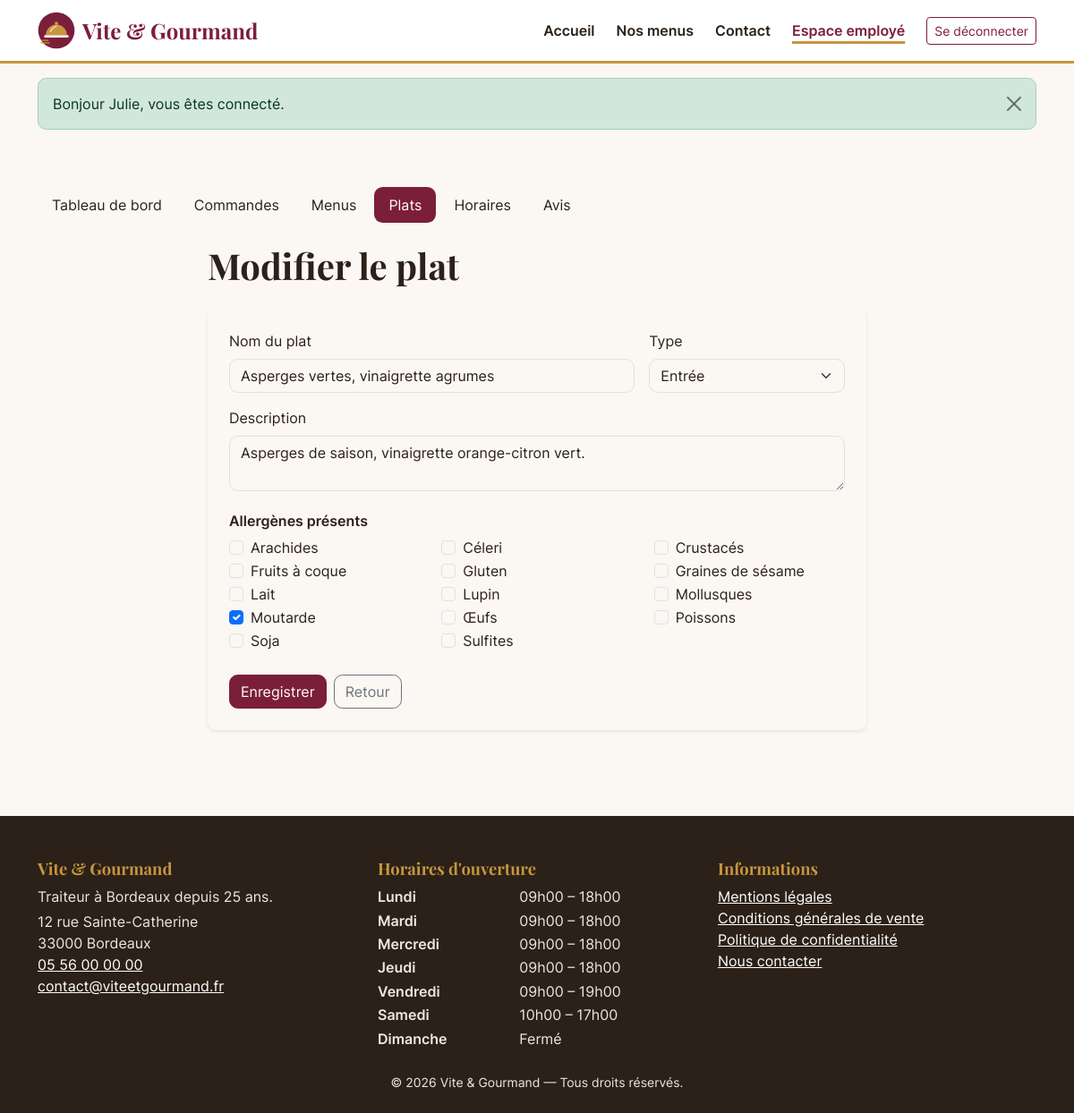
/gestion/plats/5/modifier (signed in), run on the app's committed database.
### tables this page shows
CREATE TABLE plat (
    plat_id     INT UNSIGNED NOT NULL AUTO_INCREMENT,
    titre_plat  VARCHAR(120) NOT NULL,
    type_plat   ENUM('entree','plat','dessert') NOT NULL,
    description VARCHAR(500) NULL,
    PRIMARY KEY (plat_id),
    KEY idx_plat_type (type_plat)
);

CREATE TABLE allergene (
    allergene_id INT UNSIGNED NOT NULL AUTO_INCREMENT,
    libelle      VARCHAR(60)  NOT NULL,
    PRIMARY KEY (allergene_id),
    UNIQUE KEY uq_allergene_libelle (libelle)
);

CREATE TABLE horaire (
    horaire_id      INT UNSIGNED NOT NULL AUTO_INCREMENT,
    jour            ENUM('Lundi','Mardi','Mercredi','Jeudi','Vendredi','Samedi','Dimanche') NOT NULL,
    heure_ouverture TIME NULL,
    heure_fermeture TIME NULL,
    ferme           TINYINT(1) NOT NULL DEFAULT 0,
    PRIMARY KEY (horaire_id),
    UNIQUE KEY uq_horaire_jour (jour)
);

### src/Core/View.php (called while the page is built, shortened)
<?php
final class View
{
    public static function render(string $template, array $data = [], ?string $layout = 'layouts/main'): string
    {
        $content = self::capture($template, $data);
        return self::capture($layout, array_merge($data, ['content' => $content]));
    }
    public static function capture(string $template, array $data = []): string
    {
        $file = BASE_PATH . '/views/' . $template . '.php';
        extract($data, EXTR_SKIP);
        require $file;
        return (string) ob_get_clean();
    }
}

### src/Controllers/Gestion/PlatController.php (called while the page is built, shortened)
<?php
final class PlatController
{
    public function edit(int $id): void
    {
        $this->form(PlatRepository::find($id) ?? abort(404));
    }
    private function form(?array $plat): void
    {
        view('gestion/plats/form', [
            'title'      => $plat ? 'Modifier le plat' : 'Nouveau plat',
            'plat'       => $plat,
            'allergenes' => ReferenceRepository::allergenes(),
            'selected'   => $plat ? PlatRepository::allergenIds((int) $plat['plat_id']) : [],
        ]);
    }
}

### public/index.php (called while the page is built, shortened)
<?php
$router = new Router();
$router->dispatch($_SERVER['REQUEST_METHOD'] ?? 'GET', $_SERVER['REQUEST_URI'] ?? '/');

### src/Core/Database.php (called while the page is built, shortened)
<?php
final class Database
{
    private static ?PDO $pdo = null;
    public static function pdo(): PDO
    {
        if (self::$pdo === null) {
            $dsn = sprintf(
                'mysql:host=%s;port=%s;dbname=%s;charset=utf8mb4',
                Env::get('DB_HOST', '127.0.0.1'),
                Env::get('DB_PORT', '3306'),
                Env::get('DB_NAME', 'vite_gourmand')
            );
            $options = [
                PDO::ATTR_ERRMODE            => PDO::ERRMODE_EXCEPTION,
                PDO::ATTR_DEFAULT_FETCH_MODE => PDO::FETCH_ASSOC,
                PDO::ATTR_EMULATE_PREPARES   => false,
            ];
            self::$pdo = new PDO($dsn, Env::get('DB_USER', 'root'), Env::get('DB_PASSWORD', ''), $options);
            self::$pdo->exec("SET time_zone = '" . (new \DateTime())->format('P') . "'");
        }
        return self::$pdo;
    }
    public static function run(string $sql, array $params = []): \PDOStatement
    {
        $stmt = self::pdo()->prepare($sql);
        $stmt->execute($params);
        return $stmt;
    }
    public static function fetch(string $sql, array $params = []): ?array
    {
        $row = self::run($sql, $params)->fetch();
        return $row === false ? null : $row;
    }
    public static function fetchAll(string $sql, array $params = []): array
    {
        return self::run($sql, $params)->fetchAll();
    }
}

### src/Repositories/PlatRepository.php (called while the page is built, shortened)
<?php
final class PlatRepository
{
    public static function find(int $id): ?array
    {
        return Database::fetch('SELECT * FROM plat WHERE plat_id = :id', ['id' => $id]);
    }
}

### src/Core/Session.php (called while the page is built, shortened)
<?php
final class Session
{
    public static function pullOld(): array
    {
        $old = $_SESSION['_old'] ?? [];
        return $old;
    }
    public static function pullErrors(): array
    {
        $errors = $_SESSION['_errors'] ?? [];
        return $errors;
    }
}

### src/Repositories/ReferenceRepository.php (called while the page is built, shortened)
<?php
final class ReferenceRepository
{
    public static function allergenes(): array
    {
        return Database::fetchAll('SELECT allergene_id, libelle FROM allergene ORDER BY libelle');
    }
}

### src/Repositories/HoraireRepository.php (called while the page is built, shortened)
<?php
final class HoraireRepository
{
    private static ?array $cache = null;
    public static function all(): array
    {
        if (self::$cache === null) {
            try {
                self::$cache = Database::fetchAll(
                    "SELECT * FROM horaire
                     ORDER BY FIELD(jour, 'Lundi','Mardi','Mercredi','Jeudi','Vendredi','Samedi','Dimanche')"
                );
            } catch (\Throwable $e) {
                log_error('Horaires indisponibles : ' . $e->getMessage());
                self::$cache = [];
            }
        }
        return self::$cache;
    }
}

### views/gestion/plats/form.php (the view, shortened to what this page needs)
<?php
$p = $plat ?? [];
$val = static fn (string $k): string => old($k, (string) ($p[$k] ?? ''));
$checked = old_array('allergenes', $selected);
$action = $plat ? '/gestion/plats/' . (int) $plat['plat_id'] . '/modifier' : '/gestion/plats/nouveau';
?>
<div class="container py-5">
    <?php require BASE_PATH . '/views/gestion/_nav.php'; ?>
    <div class="row justify-content-center">
        <div class="col-lg-8">
            <h1 class="mb-4"><?= $plat ? 'Modifier le plat' : 'Nouveau plat' ?></h1>
            <form method="post" action="<?= e($action) ?>" novalidate class="card p-4 border-0 shadow-sm">
                <div class="row g-3">
                    <div class="col-md-8">
                        <label for="titre_plat" class="form-label">Nom du plat</label>
                        <input type="text" id="titre_plat" name="titre_plat" class="form-control<?= invalid('titre_plat') ?>" value="<?= e($val('titre_plat')) ?>" required maxlength="120">
                    </div>
                    <div class="col-md-4">
                        <label for="type_plat" class="form-label">Type</label>
                        <select id="type_plat" name="type_plat" class="form-select<?= invalid('type_plat') ?>" required>
                            <?php foreach (PlatRepository::TYPES as $key => $label): ?>
                                <option value="<?= e($key) ?>" <?= $val('type_plat') === $key ? 'selected' : '' ?>><?= e($label) ?></option>
                            <?php endforeach; ?>
                        </select>
                    </div>
                    <div class="col-12">
                        <label for="description" class="form-label">Description</label>
                        <textarea id="description" name="description" rows="2" maxlength="500" class="form-control<?= invalid('description') ?>"><?= e($val('description')) ?></textarea>
                    </div>
                </div>
                <fieldset class="mt-4">
                    <legend class="h6 fs-6 fw-semibold">Allergènes présents</legend>
                    <div class="row">
                        <?php foreach ($allergenes as $a): ?>
                            <div class="col-6 col-md-4">
                                <div class="form-check">
                                    <input class="form-check-input" type="checkbox" name="allergenes[]" id="allergene<?= (int) $a['allergene_id'] ?>" value="<?= (int) $a['allergene_id'] ?>" <?= in_array((int) $a['allergene_id'], $checked, true) ? 'checked' : '' ?>>
                                    <label class="form-check-label" for="allergene<?= (int) $a['allergene_id'] ?>"><?= e($a['libelle']) ?></label>
                                </div>
                            </div>
                        <?php endforeach; ?>
                    </div>
                </fieldset>
                <div class="d-flex gap-2 mt-4">
                    <button type="submit" class="btn btn-primary">Enregistrer</button>
                    <a href="/gestion/plats" class="btn btn-outline-secondary">Retour</a>
                </div>
            </form>
        </div>
    </div>
</div>

### src/Core/Router.php (shortened to what this page needs)
<?php
final class Router
{
    private array $routes = [];
    private function add(string $method, string $path, array $handler, array $middlewares): void
    {
        $this->routes[] = compact('method', 'pattern', 'handler', 'middlewares');
    }
    public function dispatch(string $method, string $uri): void
    {
        $path = rawurldecode(parse_url($uri, PHP_URL_PATH) ?? '/');
        $path = rtrim($path, '/') ?: '/';
        foreach ($this->routes as $route) {
            if (!preg_match($route['pattern'], $path, $matches)) {
                continue;
            }
            $params = array_map('intval', array_filter($matches, 'is_string', ARRAY_FILTER_USE_KEY));
            [$class, $action] = $route['handler'];
            (new $class())->$action(...$params);
            return;
        }
    }
}

### views/partials/footer.php (shortened to what this page needs)
<?php
$horaires = HoraireRepository::all();
?>
<footer class="site-footer mt-5 pt-5 pb-4">
    <div class="container">
        <div class="row g-4">
            <div class="col-md-4">
                <h2>Vite &amp; Gourmand</h2>
                <p class="mb-1">Traiteur à Bordeaux depuis 25 ans.</p>
                <address class="mb-0">
                    12 rue Sainte-Catherine<br>33000 Bordeaux<br>
                    <a href="tel:+33556000000">05 56 00 00 00</a><br>
                    <a href="mailto:contact@viteetgourmand.fr">contact@viteetgourmand.fr</a>
                </address>
            </div>
            <div class="col-md-4">
                <h2>Horaires d'ouverture</h2>
                <dl class="horaires row mb-0">
                    <?php foreach ($horaires as $h): ?>
                        <dt class="col-5"><?= e($h['jour']) ?></dt>
                        <dd class="col-7">
                            <?= (int) $h['ferme'] === 1
                                ? 'Fermé'
                                : e(time_fr($h['heure_ouverture'])) . ' – ' . e(time_fr($h['heure_fermeture'])) ?>
                        </dd>
                    <?php endforeach; ?>
                </dl>
            </div>
            <div class="col-md-4">
                <h2>Informations</h2>
                <ul class="list-unstyled">
                    <li><a href="/mentions-legales">Mentions légales</a></li>
                    <li><a href="/cgv">Conditions générales de vente</a></li>
                    <li><a href="/confidentialite">Politique de confidentialité</a></li>
                    <li><a href="/contact">Nous contacter</a></li>
                </ul>
            </div>
        </div>
        <p class="text-center small mt-4 mb-0">&copy; <?= date('Y') ?> Vite &amp; Gourmand — Tous droits réservés.</p>
    </div>
</footer>

### public/assets/css/app.css (style rules this page uses)
:root { --vg-bordeaux: #7B1E3A; --vg-bordeaux-dark: #5C1229; --vg-or: #C8963E; --vg-or-texte: #7A5617; --vg-creme: #FBF7F2; --vg-sable: #F1E6DA; --vg-encre: #2B2118; --vg-gris: #5F5A55; --vg-vert: #3E6B48; --bs-primary: var(--vg-bordeaux); --bs-primary-rgb: 123, 30, 58; --bs-link-color: var(--vg-bordeaux); --bs-link-color-rgb: 123, 30, 58; --bs-link-hover-color: var(--vg-bordeaux-dark); --bs-link-hover-color-rgb: 92, 18, 41; --bs-body-bg: var(--vg-creme); --bs-body-color: var(--vg-encre); --bs-body-font-family: "Inter", system-ui, -apple-system, "Segoe UI", Roboto, sans-serif; --bs-secondary-color: var(--vg-gris); --bs-border-radius: .6rem; --bs-focus-ring-color: rgba(123, 30, 58, .35); }
body { display: flex; flex-direction: column; min-height: 100vh; }
h1, h2, h3, .h1, .h2, .h3, .display-5, .display-6, .navbar-brand { font-family: "Playfair Display", Georgia, serif; font-weight: 700; }
.btn-primary { --bs-btn-bg: var(--vg-bordeaux); --bs-btn-border-color: var(--vg-bordeaux); --bs-btn-hover-bg: var(--vg-bordeaux-dark); --bs-btn-hover-border-color: var(--vg-bordeaux-dark); --bs-btn-active-bg: var(--vg-bordeaux-dark); --bs-btn-active-border-color: var(--vg-bordeaux-dark); --bs-btn-disabled-bg: #9a6a78; --bs-btn-disabled-border-color: #9a6a78; }
.site-footer { background: var(--vg-encre); color: #EFE7DE; }
.site-footer a { color: #fff; }
.site-footer h2 { font-size: 1.15rem; color: var(--vg-or); }
.site-footer .horaires dt { font-weight: 600; }
.site-footer .horaires dd { margin-bottom: .15rem; }

### data on the page
plat: titre_plat "Asperges vertes, vinaigrette agrumes", type_plat "Entrée", description "Asperges de saison, vinaigrette orange-citron vert."
allergene: libelle "Arachides"
allergene: libelle "Céleri"
allergene: libelle "Crustacés"
allergene: libelle "Fruits à coque"
allergene: libelle "Gluten"
allergene: libelle "Graines de sésame"
allergene: libelle "Lait"
allergene: libelle "Lupin"
allergene: libelle "Mollusques"
allergene: allergene_id "☑", libelle "Moutarde"
allergene: libelle "Œufs"
allergene: libelle "Poissons"
allergene: libelle "Soja"
allergene: libelle "Sulfites"
horaire: jour "Lundi", heure_ouverture "09h00", heure_fermeture "18h00"
horaire: jour "Mardi", heure_ouverture "09h00", heure_fermeture "18h00"
horaire: jour "Mercredi", heure_ouverture "09h00", heure_fermeture "18h00"
horaire: jour "Jeudi", heure_ouverture "09h00", heure_fermeture "18h00"
horaire: jour "Vendredi", heure_ouverture "09h00", heure_fermeture "19h00"
horaire: jour "Samedi", heure_ouverture "10h00", heure_fermeture "17h00"
horaire: jour "Dimanche", ferme "Fermé"

### other printed values
$flash['message'] "Bonjour Julie, vous êtes connecté."
